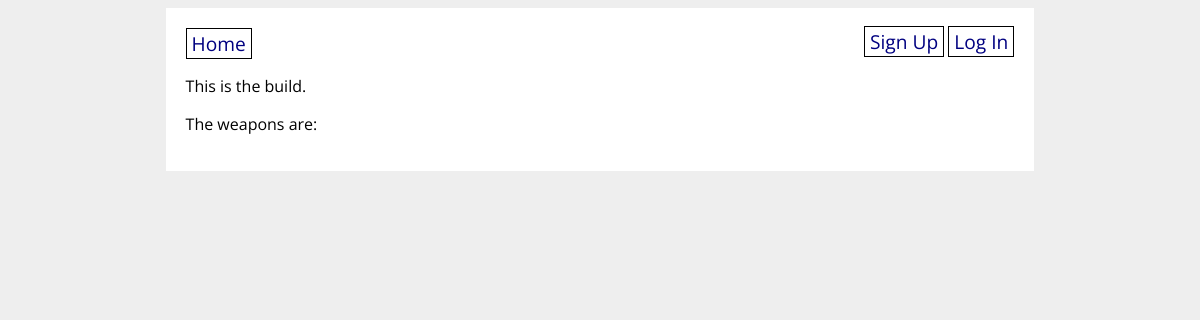
The page /build_detail/2 on the database as committed earlier.
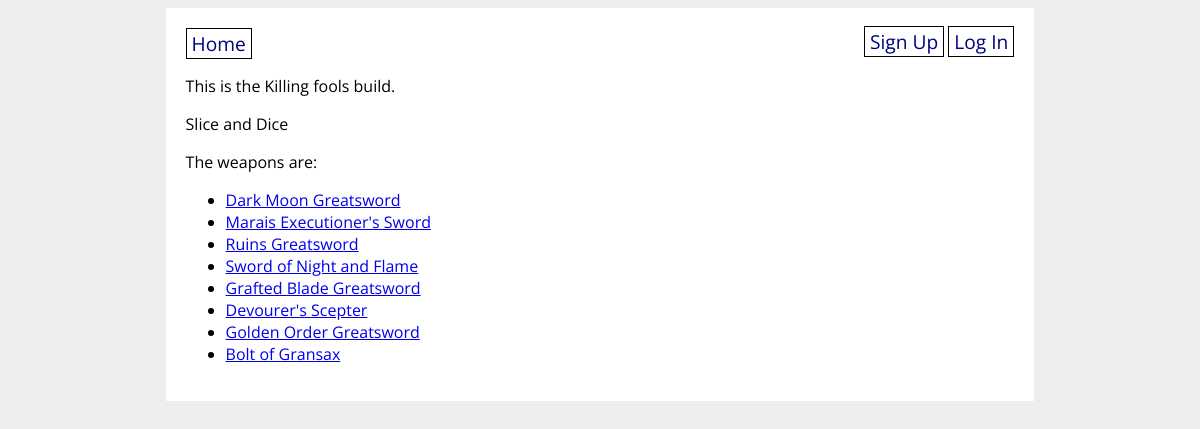
The same page on the database as committed later.
### elden_ring_builder/models.py (models this page shows, shortened)
class Build(db.Model):
  id = db.Column(db.Integer, primary_key=True)
  name = db.Column(db.String(50), nullable=False)
  description = db.Column(db.String(500), nullable=False)
  user_id = db.Column(db.Integer, db.ForeignKey('user.id'), nullable=False)
  user = db.relationship('User', back_populates='builds')
  weapon = db.relationship('Weapon', secondary='build_weapon', back_populates='build')

class Weapon(db.Model):
  id = db.Column(db.Integer, primary_key=True)
  name = db.Column(db.String(50), nullable=False)
  image = db.Column(db.String(500), nullable=False)
  build = db.relationship('Build', secondary='build_weapon', back_populates='weapon')

### elden_ring_builder/main/routes.py (the view)
@main.route('/build_detail/<int:build_id>', methods=['GET', 'POST'])
def build_detail(build_id):
    build = Build.query.get(build_id)
    form = CreateBuildForm(obj=build)
    all_weapons = Weapon.query.all()
    if form.validate_on_submit():
        build.name = form.name.data
        build.description = form.description.data
        db.session.commit()
        flash('Build Was updated')
        return redirect(url_for('main.build_detail', build_id=build.id))
    return render_template('build_detail.html', build=build, form=form, all_weapons=all_weapons)

### elden_ring_builder/templates/build_detail.html (shortened to what this page needs)
{% extends 'base.html' %}
{% block content %}
<p>
This is the {{ build.name }} build.
</p>
<p>
    {{ build.description }}
</p>
<p>
  The weapons are:
  <ul>
    {% for weapon in build.weapon %}
    <li><a href="/weapon_detail/{{ weapon.id }}">{{ weapon.name }}</a></li>
    {% endfor %}
</p>
{% endblock %}

Rows that differ between the two databases and show on the page:
added Build: name "Killing fools", description "Slice and Dice"
added Weapon: name "Dark Moon Greatsword"
added Weapon: name "Marais Executioner's Sword"
added Weapon: name "Ruins Greatsword"
added Weapon: name "Sword of Night and Flame"
added Weapon: name "Grafted Blade Greatsword"
added Weapon: name "Devourer's Scepter"
added Weapon: name "Golden Order Greatsword"
added Weapon: name "Bolt of Gransax"
